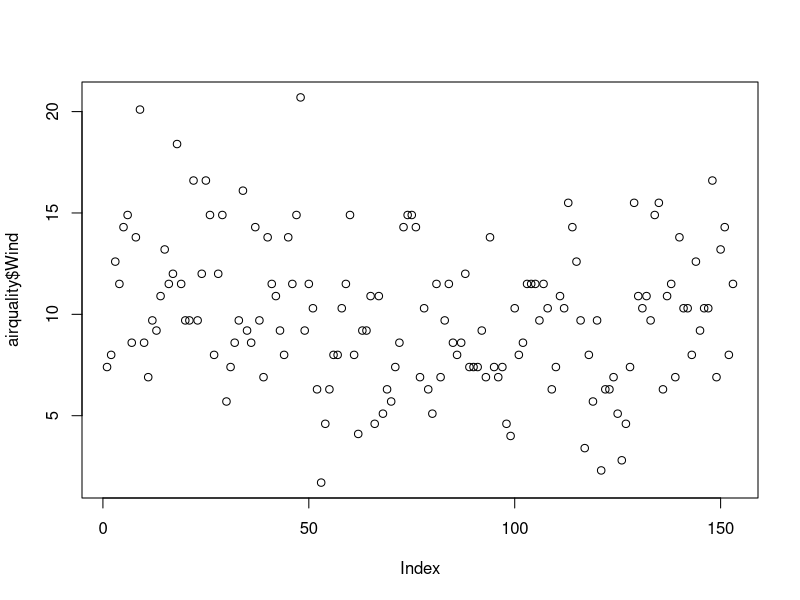
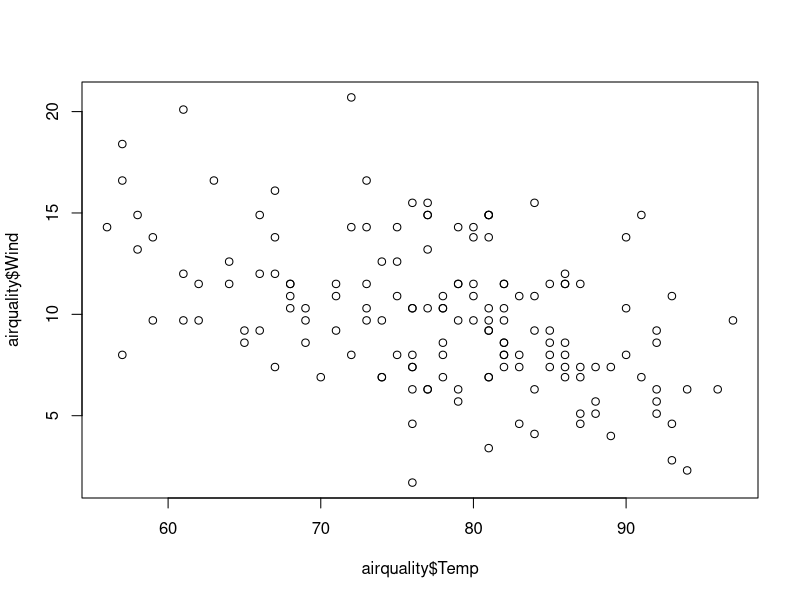
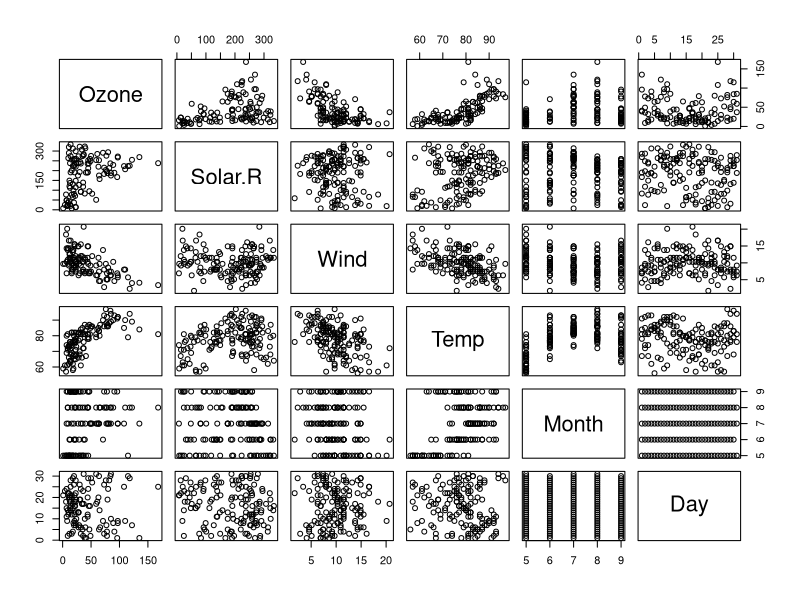
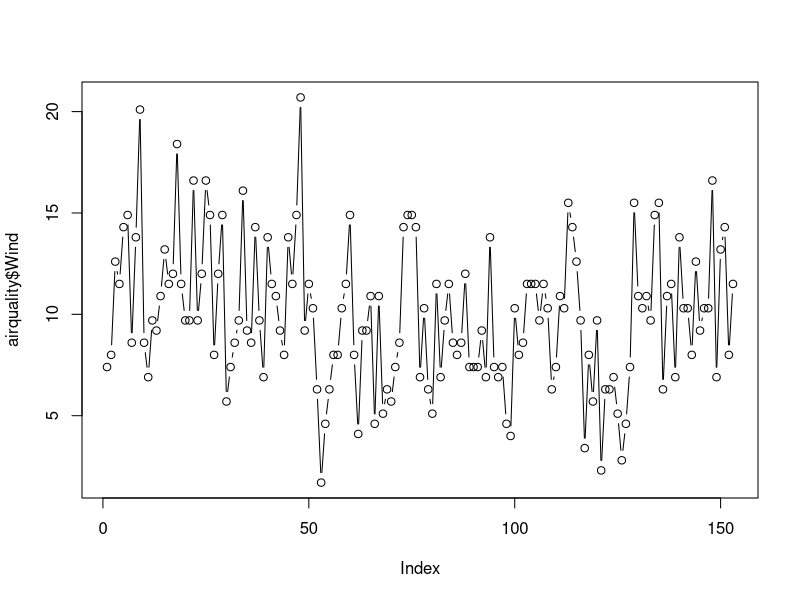
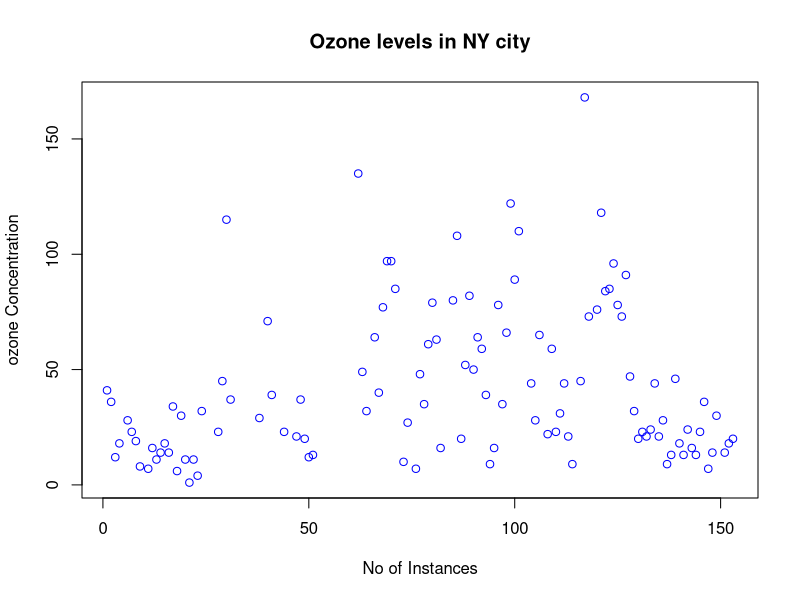
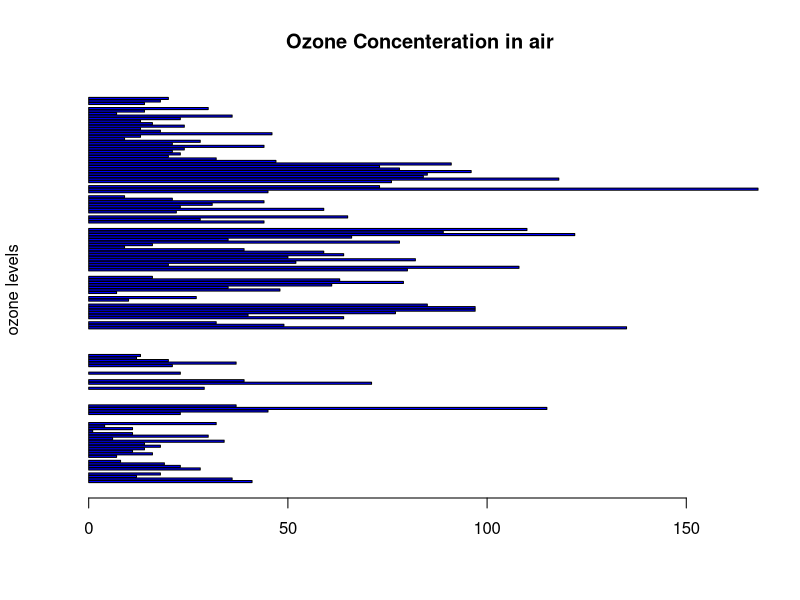
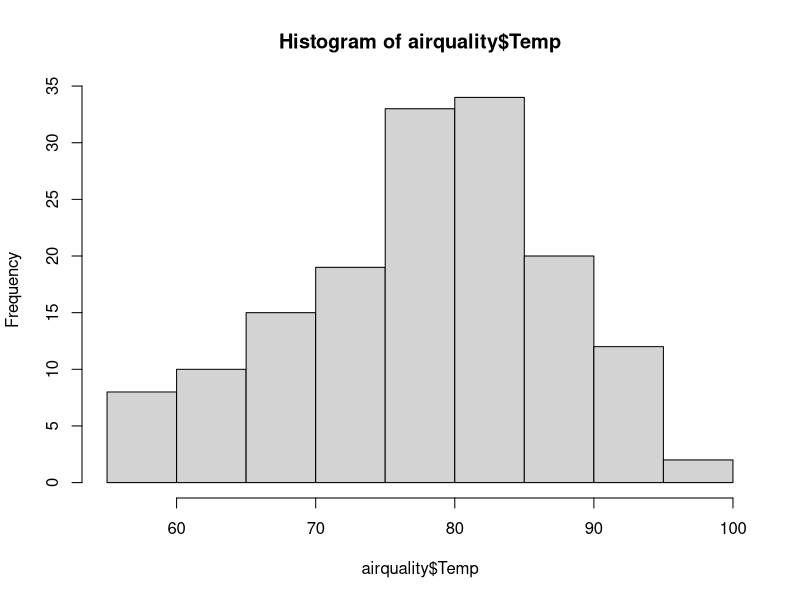
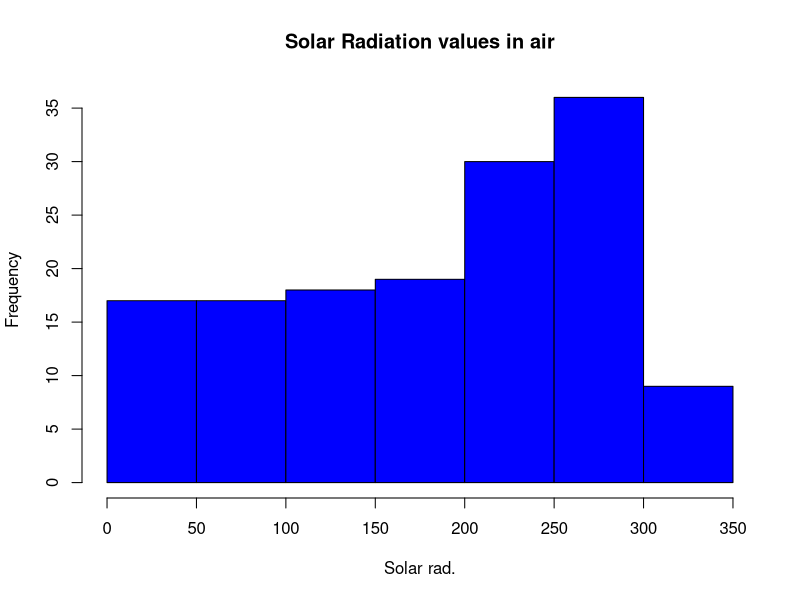

Recreate these plots in R, in order.
airquality <- datasets::airquality
head(airquality,10)
tail(airquality,10)

######Columns

airquality[,c(1,2)]
df<-airquality[,-6]

summary(airquality[,1])

summary(airquality)

airquality$Temp

###########Summary of the data#########
summary(airquality$Temp)
summary(airquality)
summary(airquality$Wind)

#####################
plot(airquality$Wind)
plot(airquality$Temp,airquality$Wind,type="p")
plot(airquality)
# points and lines 
plot(airquality$Wind, type= "b") # p: points, l: lines,b: both
plot(airquality$Ozone, ylab = 'ozone Concentration', 
     xlab = 'No of Instances', main = 'Ozone levels in NY city',
     col = 'blue')
# Horizontal bar plot
barplot(airquality$Ozone, main = 'Ozone Concenteration in air',
        ylab = 'ozone levels', col= 'blue',horiz = T,axes=T)
#Histogram
hist(airquality$Temp)
hist(airquality$Solar.R, 
     main = 'Solar Radiation values in air',
     xlab = 'Solar rad.', col='blue')

#Single box plot
boxplot(airquality$Temp,main="Temp_Boxplot")
# Multiple box plots
boxplot(airquality,main='Multiple')
#margin of the grid(mar), 
#no of rows and columns(mfrow), 
#whether a border is to be included(bty) 
#and position of the 
#labels(las: 1 for horizontal, las: 0 for vertical)
#bty - box around the plot
par(mfrow=c(3,3),mar=c(2,5,2,1),  las=0, bty="o")

plot(airquality$Ozone)
plot(airquality$Ozone, airquality$Wind)
plot(airquality$Ozone, type= "l")
plot(airquality$Ozone, type= "l")
plot(airquality$Ozone, type= "l")
barplot(airquality$Ozone, main = 'Ozone Concenteration in air',
        xlab = 'ozone levels', col='green',horiz = TRUE)
hist(airquality$Solar.R)

boxplot(airquality$Solar.R)
boxplot(airquality[,0:4], main='Multiple Box plots')

